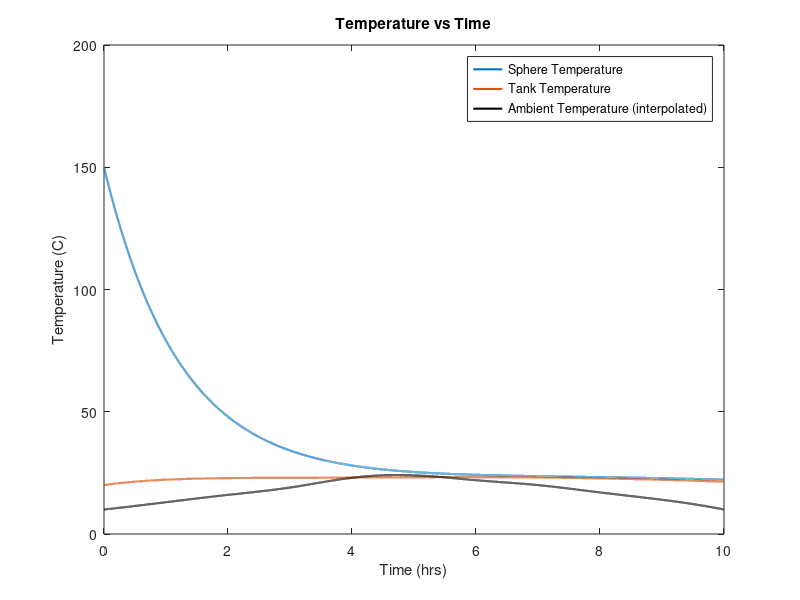

Write MATLAB code to recreate this figure.
close all; clear all; clc;
%% input
r = 0.4;
co = 1970; %specific heat oil
po = 850;
ds = 0.05;
k = 1;
l = 1;
cw = 4190; %specific heat water
pw = 1000;
h = 100;
Co = po*(4/3)*pi()*(r^3)*co; %sphere thermal capacitance
Cw = pw*(l^3)*cw; %tank thermal capacitance
Rc = 1/(h*(l^2)); %convective resistance
Rk = ds/(k*4*pi()*(r^2)); %conductive resistance
%% system matrices
A = [-1/(Co*Rc) 1/(Co*Rc); 1/(Cw*Rk) -(Rk+Rc)/(Cw*Rk*Rc)];
B = [0; 1/(Cw*Rc)];
C = [1 0;0 1];
D = [0;0];
sys = ss(A,B,C,D);
T_amb_discrete = [10 13 16 19 23 24 22 20 17 14 10];
hours = 0:length(T_amb_discrete)-1;
Time = 0:(length(T_amb_discrete)-1)*3600-1; %hours -> seconds
T_amb = interp1(hours,T_amb_discrete,Time/3600,'spline');
T_in = lsim(sys,T_amb,Time,[150 20]); %initial water temp = 20
%% plot
plot(Time/3600,T_in,'linewidth',1.5);
hold on
% plot(hours,T_amb_discrete)
plot(Time/3600,T_amb,'k','linewidth',1.5)
title('Temperature vs Time');
xlabel('Time (hrs)');
ylabel('Temperature (C)');
legend('Sphere Temperature','Tank Temperature','Ambient Temperature (interpolated)');